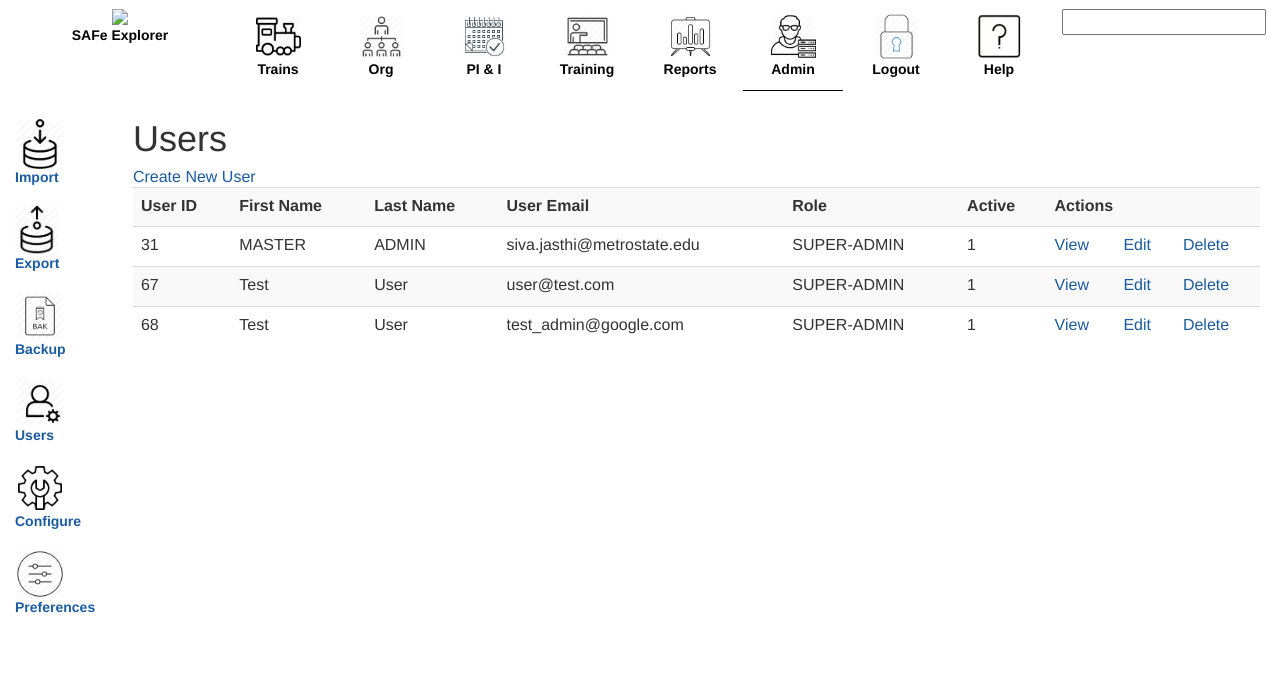
Screenshot of /admin_users.php (signed in) with the database file from the repository.
### tables this page shows
CREATE TABLE `users` (
  `id` int(11) NOT NULL,
  `first_name` varchar(50) NOT NULL,
  `last_name` varchar(50) NOT NULL,
  `email` varchar(100) NOT NULL,
  `hash` varchar(32) NOT NULL,
  `active` tinyint(1) NOT NULL DEFAULT '0',
  `role` varchar(32) NOT NULL DEFAULT 'USER',
  `ModifiedTime` timestamp NOT NULL DEFAULT CURRENT_TIMESTAMP ON UPDATE CURRENT_TIMESTAMP,
  `CreatedTime` datetime NOT NULL DEFAULT '0000-00-00 00:00:00'
);

### functions.php (called while the page is built, shortened)
<?php
function url_for($script_path) {
  return WWW_ROOT . $script_path;
}
function u($string="") {
  return urlencode($string);
}
function h($string="") {
  return htmlspecialchars($string);
}
  function is_super_admin() {
    return ($_SESSION['logged_in'] == true and $_SESSION['role'] == 'SUPER-ADMIN');
  }
?>

### query_functions.php (called while the page is built, shortened)
<?php
require_once('initialize.php');
  function find_all_users() {
    global $db;
    $sql = "select id, first_name, last_name, email, role, active ";
    $sql .= "from users ";
    $result = mysqli_query($db, $sql);
    return $result;
  }
?>

### admin_users.php (the view, shortened to what this page needs)
<?php
 include('./nav.php');
?>
<?php
$user_set = find_all_users();
?>
<div id="content">
    <div class="subjects listing">
        <h1>Users</h1>
		<?php if(is_super_admin() == true) {
		    echo '<div class="actions">';
			echo '	<a class="action" href="' . url_for('/staff/users/edit_create.php?action=create') . '">Create New User</a>';
			echo '	</div>';
		}
		?>
        <table  class="table table-striped">
            <tr>
                <th>User ID</th>
                <th>First Name</th>
                <th>Last Name</th>
                <th>User Email</th>
                <th>Role</th>
				<th>Active</th>
                <th colspan="3">Actions</th>
            </tr>
            <?php while($user = mysqli_fetch_assoc($user_set)) { ?>
                <tr>
                    <td><?php echo h($user['id']); ?></td>
                    <td><?php echo h($user['first_name']); ?></td>
                    <td><?php echo h($user['last_name']); ?></td>
                    <td><?php echo h($user['email']); ?></td>
                    <td><?php echo h($user['role']); ?></td>
					<td><?php echo h($user['active']); ?></td>
                    <td><a class="action" href="<?php echo url_for('/staff/users/show.php?id=' . h(u($user['id']))); ?>">View</a></td>
					<?php if(is_super_admin() == true) {
						echo '<td><a class="action" href="' . url_for('/staff/users/edit_create.php?action=edit&id=' . h(u($user['id']))) . '">Edit</a></td>';
						echo '<td><a class="action" href="' . url_for('/staff/users/delete.php?id=' . h(u($user['id']))) . '">Delete</a></td>';
					}
					else
					{
						echo '<td></td>';
						echo '<td></td>';
					}
					?>
                </tr>
            <?php } ?>
        </table>
    </div>
</div>
<?php include('./footer.php'); ?>

### styles/mainStyleSheet.css (style rules this page uses)
body { margin: 0; padding: 0; font-family: "Helvetica", Arial, sans-serif; text-rendering: geometricPrecision; }
a { color: #1B5BA0; text-decoration: none; }

### styles/style.css (style rules this page uses)
* { font-family: sans-serif; }

### rows the page displays
users: id "31", first_name "MASTER", last_name "ADMIN", email "siva.jasthi@metrostate.edu", role "SUPER-ADMIN", active "1"
users: id "67", first_name "Test", last_name "User", email "user@test.com", role "SUPER-ADMIN", active "1"
users: id "68", first_name "Test", last_name "User", email "test_admin@google.com", role "SUPER-ADMIN", active "1"
